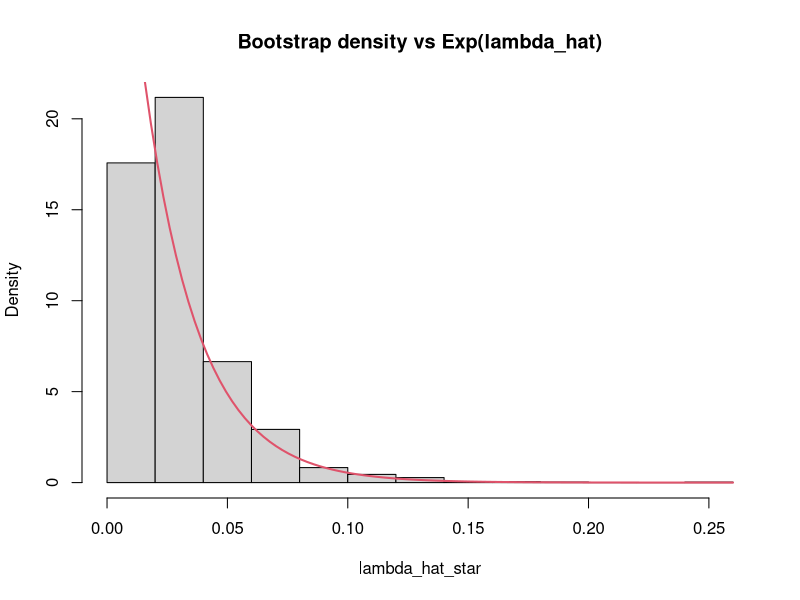

Source code (R):
library(boot)
set.seed(23)
cat("\n Loaded air conditioner data")
head(aircondit)
# using the diff function to generate the differences
times <- diff(aircondit$hours)
cat("\n Time differences: ", times)
# the MLE of of lambda is the sample mean
lambda_hat <-  1 / mean(times)
# bootstrap trials
b <- 2000
lambda_hat_star <- numeric(b)
for (i in 1:b) {
  x_star <- sample(times, length(times), replace = TRUE)
  lambda_hat_star[i] <-  1 / mean(x_star)
}
cat("The bias is given by ", mean(lambda_hat_star) - lambda_hat,
    " the difference between the emprical and bootstrapped mean\n",
    " and the standard error is the sample standard deviation of",
    " the bootstrap estimate", sd(lambda_hat_star), "\n")
hist(lambda_hat_star, probability = TRUE,
     main = "Bootstrap density vs Exp(lambda_hat)")
# density curve
y <- function(x) {
  dexp(x, 1 / lambda_hat)
}
curve(y(x), col = 2, lwd = 2, add = TRUE)
dev.off()
# question 3
# defining out  1 / lambda
times_i <- as.matrix(times)
lambda_boot <- function(dat, ind) {
  x <- times_i[ind, 1]
  1 / mean(x)
}
boot_obj <- boot(times, statistic = lambda_boot, R = 2000)
print(boot_obj)
print(boot.ci(boot_obj,
              type = c("basic", "norm", "perc")))
